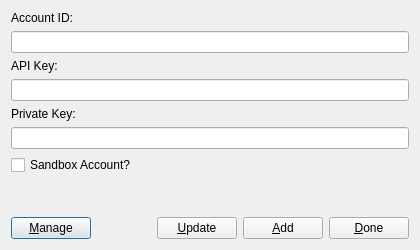
<?xml version="1.0" encoding="UTF-8"?>
<ui version="4.0">
 <class>AccountsDialog</class>
 <widget class="QDialog" name="AccountsDialog">
  <property name="windowModality">
   <enum>Qt::ApplicationModal</enum>
  </property>
  <property name="geometry">
   <rect>
    <x>0</x>
    <y>0</y>
    <width>420</width>
    <height>250</height>
   </rect>
  </property>
  <property name="minimumSize">
   <size>
    <width>420</width>
    <height>250</height>
   </size>
  </property>
  <property name="maximumSize">
   <size>
    <width>420</width>
    <height>250</height>
   </size>
  </property>
  <property name="baseSize">
   <size>
    <width>0</width>
    <height>0</height>
   </size>
  </property>
  <property name="windowTitle">
   <string>Setup Account</string>
  </property>
  <layout class="QGridLayout" name="gridLayout">
   <item row="0" column="0">
    <layout class="QVBoxLayout" name="verticalLayout_2">
     <item>
      <layout class="QVBoxLayout" name="verticalLayout">
       <item>
        <widget class="QLabel" name="label">
         <property name="text">
          <string>Account ID:</string>
         </property>
        </widget>
       </item>
       <item>
        <widget class="QLineEdit" name="accountIdLE"/>
       </item>
       <item>
        <widget class="QLabel" name="label_2">
         <property name="text">
          <string>API Key:</string>
         </property>
        </widget>
       </item>
       <item>
        <widget class="QLineEdit" name="apiKeyLE"/>
       </item>
       <item>
        <widget class="QLabel" name="label_3">
         <property name="text">
          <string>Private Key:</string>
         </property>
        </widget>
       </item>
       <item>
        <widget class="QLineEdit" name="privateKeyLE"/>
       </item>
       <item>
        <widget class="QCheckBox" name="sandboxCB">
         <property name="text">
          <string>Sandbox Account?</string>
         </property>
        </widget>
       </item>
      </layout>
     </item>
     <item>
      <spacer name="verticalSpacer">
       <property name="orientation">
        <enum>Qt::Vertical</enum>
       </property>
       <property name="sizeHint" stdset="0">
        <size>
         <width>20</width>
         <height>40</height>
        </size>
       </property>
      </spacer>
     </item>
     <item>
      <layout class="QHBoxLayout" name="horizontalLayout">
       <item>
        <widget class="QPushButton" name="manageButton">
         <property name="text">
          <string>&amp;Manage</string>
         </property>
        </widget>
       </item>
       <item>
        <spacer name="horizontalSpacer">
         <property name="orientation">
          <enum>Qt::Horizontal</enum>
         </property>
         <property name="sizeHint" stdset="0">
          <size>
           <width>40</width>
           <height>20</height>
          </size>
         </property>
        </spacer>
       </item>
       <item>
        <widget class="QPushButton" name="updateButton">
         <property name="text">
          <string>&amp;Update</string>
         </property>
        </widget>
       </item>
       <item>
        <widget class="QPushButton" name="addButton">
         <property name="text">
          <string>&amp;Add</string>
         </property>
        </widget>
       </item>
       <item>
        <widget class="QPushButton" name="doneButton">
         <property name="text">
          <string>&amp;Done</string>
         </property>
        </widget>
       </item>
      </layout>
     </item>
    </layout>
   </item>
  </layout>
 </widget>
 <resources/>
 <connections/>
</ui>
